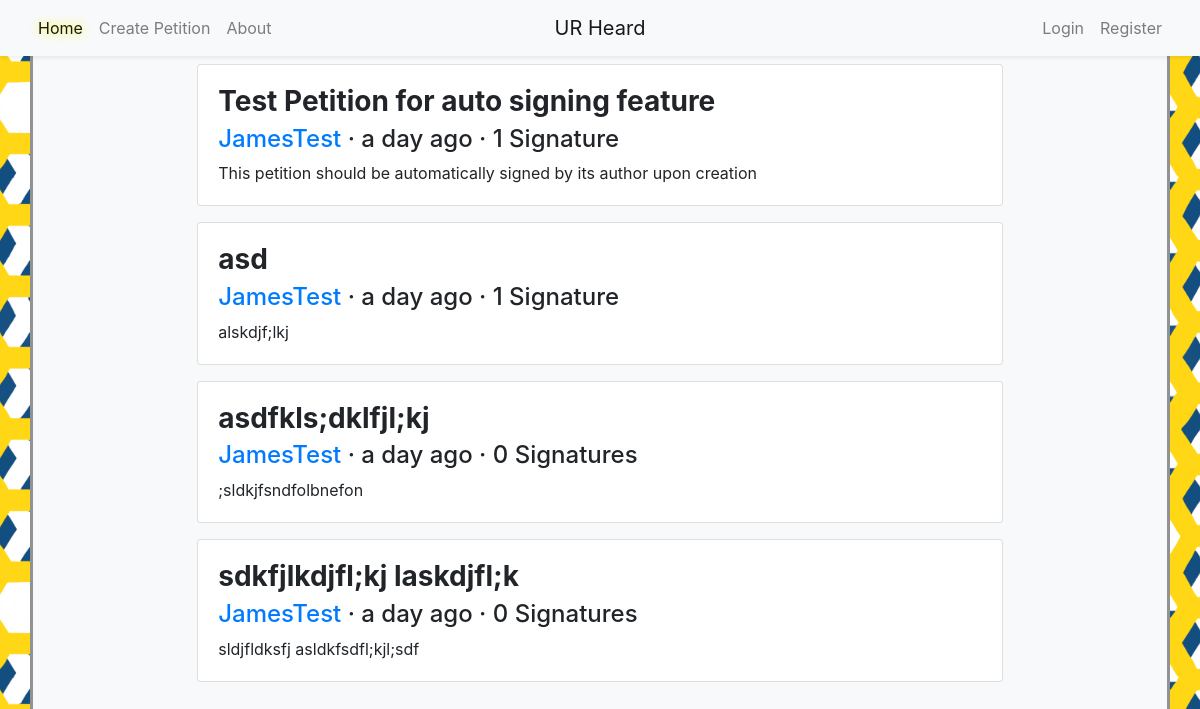
Before: / with the older database file.
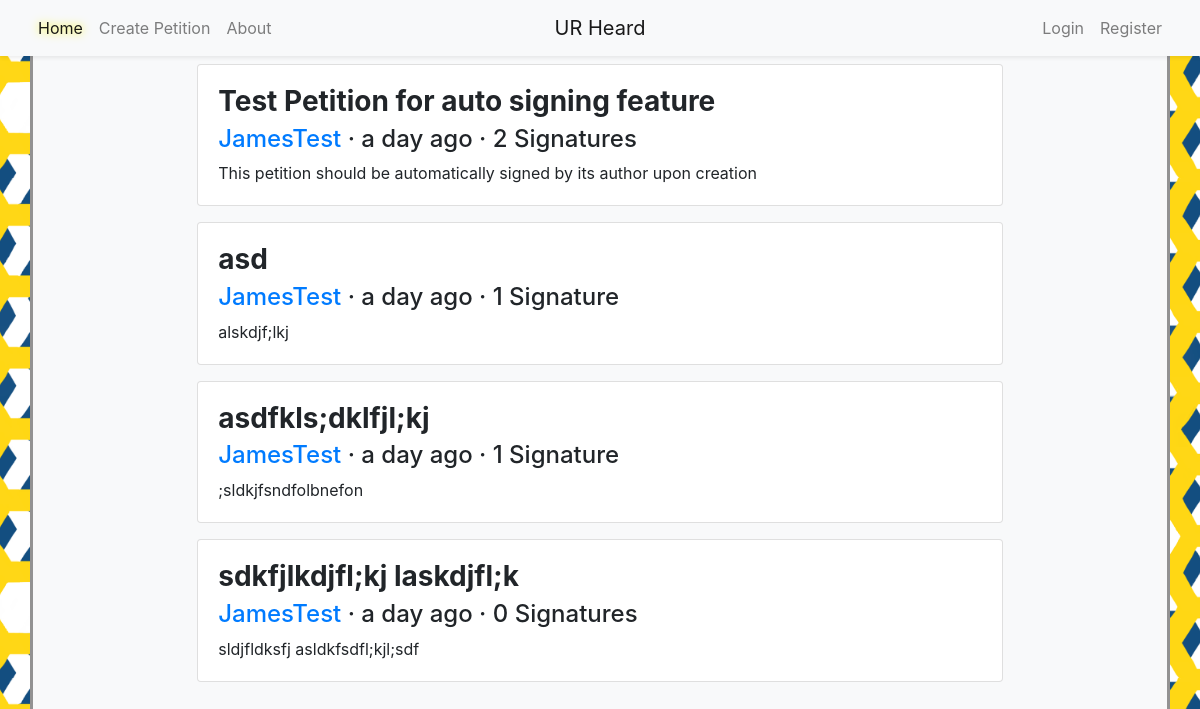
After: the same page with the newer database file.
### models.py (models this page shows, shortened)
class Petition(db.Model):
	__tablename__ = 'petition'
	id = db.Column(db.Integer, primary_key=True)
	title = db.Column(db.String(80), nullable=False)
	body = db.Column(db.Text, nullable=False)
	author_id = db.Column(db.Integer, db.ForeignKey('user.id'), nullable=False)
	author = db.relationship('User', backref='petition')
	timestamp = db.Column(db.DateTime, default=datetime.utcnow)
	signers = db.relationship('User', secondary=signature, backref='signed_petitions')
	initial_signatures = 0
	signature_count = db.Column(db.Integer, default=initial_signatures)

class User(UserMixin, db.Model):
	__tablename__ = 'user'
	id = db.Column(db.Integer, primary_key=True)
	name = db.Column(db.String(50), nullable=False, unique=True, index=True)
	email = db.Column(db.String(50), unique=True, index=True)
	password_hash = db.Column(db.String(128))
	@property
	def password(self):
		raise AttributeError('password is not a readable attribute')

### app.py (the view)
@app.route('/', methods=['GET', 'POST'])
def index():
	petitions = Petition.query.order_by(Petition.timestamp.desc()).all()
	return render_template('index.html', petitions=petitions)

### templates/index.html (shortened to what this page needs)
{% extends "base.html" %}
{% block content %}
	<div class="container">
		<div class="d-flex flex-wrap justify-content-center">
		{% for petition in petitions %}
			<article class="card m-2 w-75">
				<a href="{{ url_for ('petition', id=petition.id) }}" class="text-body text-decoration-none">
					<div class="card-body">
						<h3 class="card-title font-weight-bold">{{petition.title}}</h3>
						<h4 class="card-subtitle mb-2"><object><a href="user/{{petition.author_id}}">{{petition.author.name}}</a></object> &middot; {{ moment(petition.timestamp).fromNow() }} &middot; {{ petition.signature_count }} {{'Signature' if petition.signature_count==1 else 'Signatures'}}</h4>
						<p class="card-text">{{petition.body | truncate(325, false, end='... Read More', leeway=10) }}</p>
					</div>
				</a>
			</article>
		{% endfor %}
		</div>
	</div>
{% endblock content %}

### templates/base.html (shortened to what this page needs)
{% from 'bootstrap/nav.html' import render_nav_item %}
{% from 'bootstrap/utils.html' import render_messages %}
{% import "bootstrap/form.html" as wtf %}
<!DOCTYPE html>
<html lang="en">
	<head>
		{% block head %}
			{% block styles %}
				{{ bootstrap.load_css() }}
			{% endblock styles %}
		{% endblock head %}
	</head>
	<body>
		<nav class="navbar navbar-expand-sm bg-light navbar-light sticky-top shadow-sm">
			<div class="container justify-content-around px-0">
				<ul class="navbar-nav ml-auto w-50">
					{{ render_nav_item('index', 'Home', use_li=True) }}
					{{ render_nav_item('create', 'Create Petition', use_li=True) }}
					{{ render_nav_item('about', 'About', use_li=True) }}
				</ul>
				<a href="/" class="navbar-brand mx-auto d-block text-center w-25">UR Heard</a>
				<ul class="navbar-nav mr-auto w-50 justify-content-end">
					{% if current_user.is_authenticated %}
						<li class="navbar-brand"> Hello, {{ current_user.name }}</li>
						{{ render_nav_item('logout', 'Logout', use_li=True) }}
					{% else %}
						{{ render_nav_item('login', 'Login', use_li=True) }}
						{{ render_nav_item('register', 'Register', use_li=True) }}
					{% endif %}
				</ul>
			</div>
		</nav>
		<div class="container bg-light" id="shadow">
			{% block content %}{% endblock content %}
		</div>
	</body>
</html>

Changed rows visible on the page:
changed Petition "Test Petition for auto signing feature": signature_count "1" → "2"; signature_count "Signature" → "Signatures"
changed Petition "asdfkls;dklfjl;kj": signature_count "0" → "1"; signature_count "Signatures" → "Signature"
